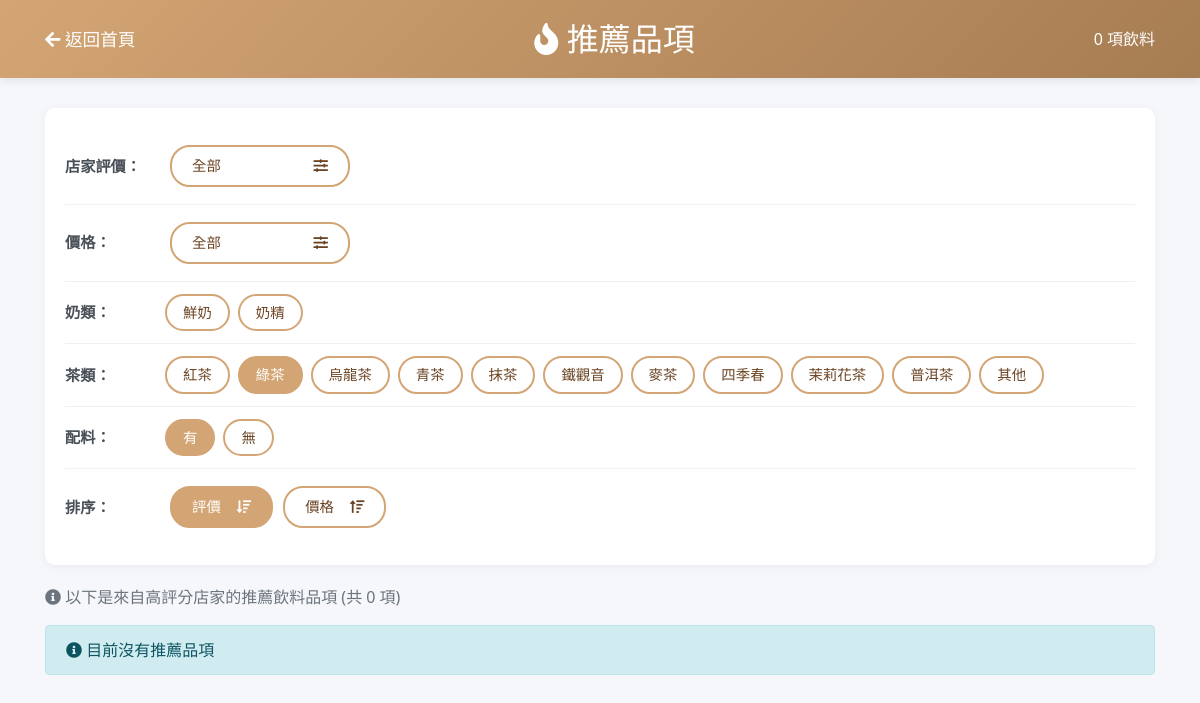
Page /drinks/?rating=&milk_type=&price=&tea_type=green_tea&topping=yes&sort=rating_desc on the earlier database version.
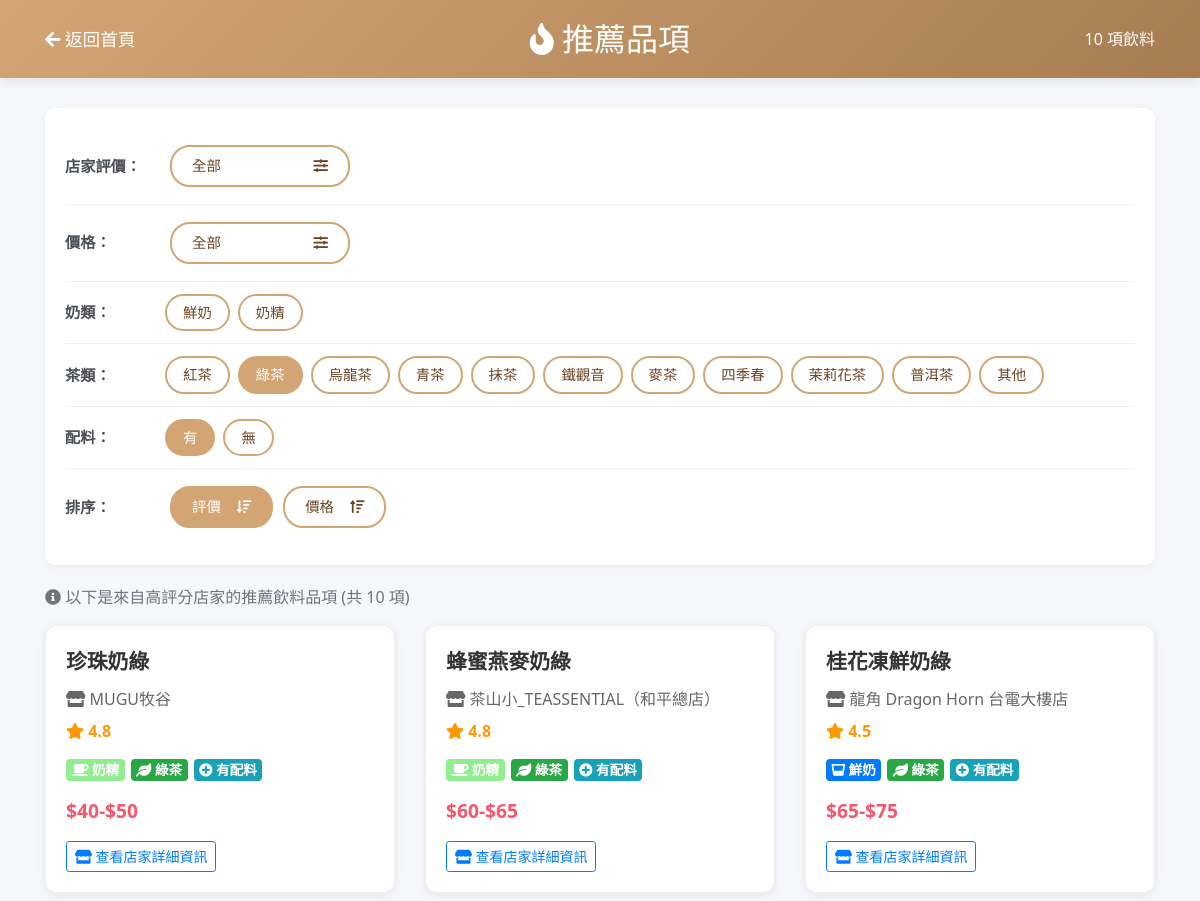
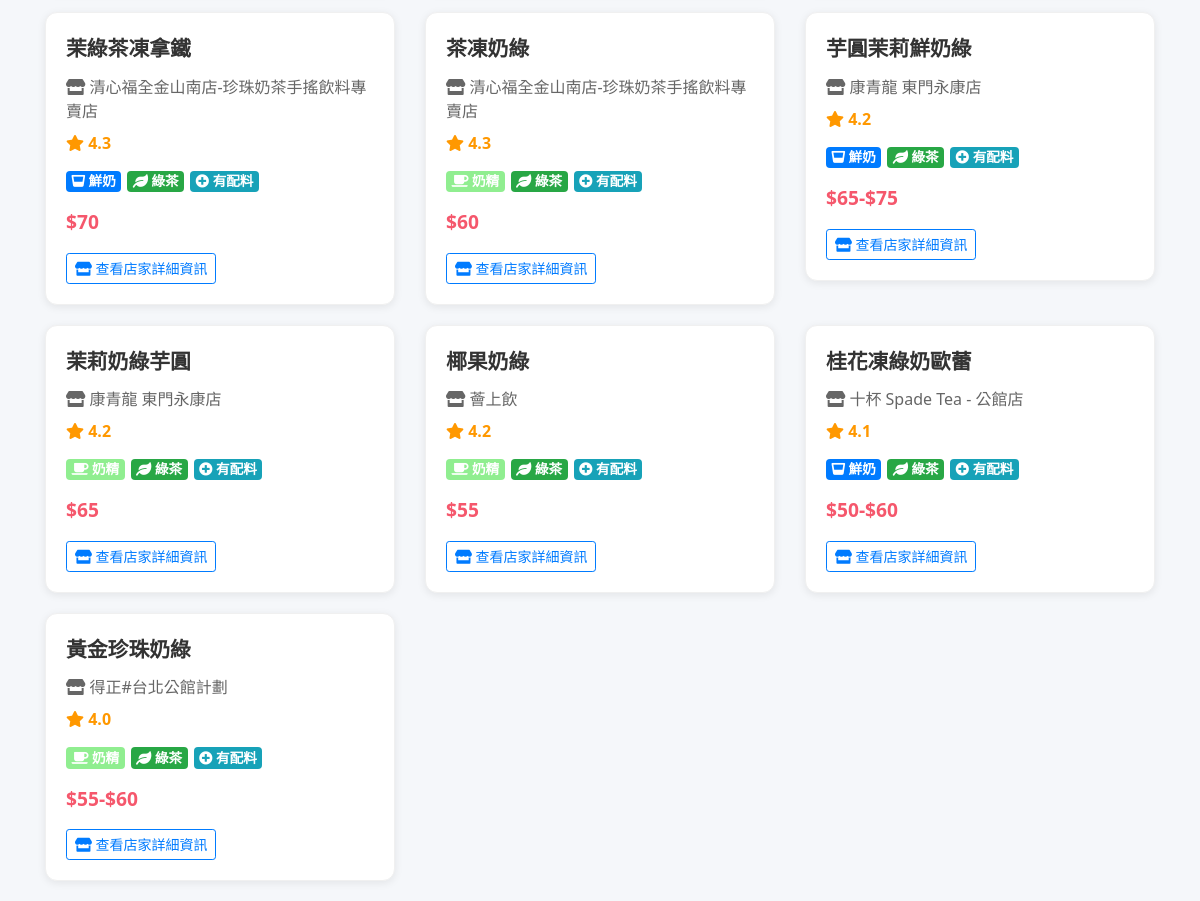
Same page on the later database version (2 pictures, top to bottom).
### polls/models.py (models this page shows, shortened)
class Drink(models.Model):
    MILK_TYPE_CHOICES = [
        ('creamer', '奶精'),
        ('fresh_milk', '鮮奶'),
    ]
    TEA_TYPE_CHOICES = [
        ('black_tea', '紅茶'),
        ('green_tea', '綠茶'),
        ('oolong_tea', '烏龍茶'),
        ('blue_tea', '青茶'),
        ('matcha', '抹茶'),
        ('tieguanyin', '鐵觀音'),
        ('barley_tea', '麥茶'),
        ('season', '四季春'),
        ('jasmine', '茉莉花茶'),
        ('pu_erh', '普洱茶'),
        ('other', '其他')
    ]
    tea_shop = models.ForeignKey(TeaShop, on_delete=models.CASCADE, related_name='drinks', verbose_name='所屬店家')
    name = models.CharField(max_length=100, verbose_name='飲料名稱')
    description = models.TextField(blank=True, null=True, verbose_name='描述')
    milk_type = models.CharField(max_length=20, choices=MILK_TYPE_CHOICES, blank=True, null=True, verbose_name='使用奶類')
    tea_type = models.CharField(max_length=20, choices=TEA_TYPE_CHOICES, blank=True, null=True, verbose_name='茶類')
    topping = models.CharField(max_length=10, choices=[('yes', '有'), ('no', '無')], blank=True, null=True, verbose_name='配料')
    has_medium = models.BooleanField(default=False, verbose_name='有中杯')
    price_medium = models.DecimalField(max_digits=5, decimal_places=0, blank=True, null=True, verbose_name='中杯價格')
    has_large = models.BooleanField(default=False, verbose_name='有大杯')
    price_large = models.DecimalField(max_digits=5, decimal_places=0, blank=True, null=True, verbose_name='大杯價格')
    created_at = models.DateTimeField(auto_now_add=True, verbose_name='建立時間')
    class Meta:
        verbose_name = '飲料品項'
        verbose_name_plural = '飲料品項列表'
        ordering = ['tea_shop', 'name']
    def get_price_range(self):
        prices = []
        if self.has_medium and self.price_medium:
            prices.append(int(self.price_medium))
        if self.has_large and self.price_large:
            prices.append(int(self.price_large))
        if not prices:
            return "價格未定"
        min_price = min(prices)
        max_price = max(prices)
        if min_price == max_price:
            return f"${min_price}"
        return f"${min_price}-${max_price}"

class TeaShop(models.Model):
    place_id = models.CharField(max_length=200, unique=True, verbose_name='Google Place ID')
    name = models.CharField(max_length=200, verbose_name='店名')
    address = models.CharField(max_length=300, verbose_name='地址')
    phone = models.CharField(max_length=50, blank=True, null=True, verbose_name='電話')
    latitude = models.DecimalField(max_digits=10, decimal_places=7, verbose_name='緯度')
    longitude = models.DecimalField(max_digits=10, decimal_places=7, verbose_name='經度')
    rating = models.DecimalField(max_digits=2, decimal_places=1, verbose_name='評分')
    opening_hours = models.TextField(verbose_name='營業時間')
    created_at = models.DateTimeField(auto_now_add=True, verbose_name='建立時間')
    class Meta:
        verbose_name = '奶茶店'
        verbose_name_plural = '奶茶店列表'
        ordering = ['-rating', 'name']  # 按評分降冪、店名排序

### polls/views.py (the view)
# urls.py: path('drinks/', polls_views.recommended_drinks, name='recommended_drinks'),
def recommended_drinks(request):
    rating_filter = request.GET.get('rating', '')
    milk_filter = request.GET.get('milk_type', '')
    price_filter = request.GET.get('price', '')
    tea_filter = request.GET.get('tea_type', '')
    topping_filter = request.GET.get('topping', '')
    sort_by = request.GET.get('sort', 'rating_desc')  # 預設評價由高到低
    drinks = Drink.objects.select_related('tea_shop')
    if rating_filter:
        try:
            min_rating = float(rating_filter)
            drinks = drinks.filter(tea_shop__rating__gte=min_rating)
        except ValueError:
            pass
    else:
        drinks = drinks.filter(tea_shop__rating__gte=4.0)
    if milk_filter:
        drinks = drinks.filter(milk_type=milk_filter)
    if tea_filter:
        drinks = drinks.filter(tea_type=tea_filter)
    if topping_filter:
        drinks = drinks.filter(topping=topping_filter)
    drinks = list(drinks)
    if price_filter == 'under_50':
        drinks = [d for d in drinks if has_price_in_range(d, 0, 50)]
    elif price_filter == '50_80':
        drinks = [d for d in drinks if has_price_in_range(d, 50, 80)]
    elif price_filter == 'over_80':
        drinks = [d for d in drinks if has_price_in_range(d, 80, float('inf'))]
    if sort_by == 'rating_desc' or sort_by == 'rating':
        drinks = sorted(drinks, key=lambda x: x.tea_shop.rating, reverse=True)
    elif sort_by == 'rating_asc':
        drinks = sorted(drinks, key=lambda x: x.tea_shop.rating)
    elif sort_by == 'price_asc':
        drinks = sorted(drinks, key=lambda x: get_min_price(x))
    elif sort_by == 'price_desc':
        drinks = sorted(drinks, key=lambda x: get_max_price(x), reverse=True)
    context = {
        'drinks': drinks[:50],  # 限制顯示數量
        'total_count': len(drinks),
        'rating_filter': rating_filter,
        'milk_filter': milk_filter,
        'price_filter': price_filter,
        'tea_filter': tea_filter,
        'topping_filter': topping_filter,
        'sort_by': sort_by,
    }
    return render(request, 'polls/recommended_drinks.html', context)

### templates/polls/recommended_drinks.html (shortened to what the changed rows need)
<!DOCTYPE html>
<html lang="zh-TW">
<head>
    <link rel="stylesheet" href="https://cdn.jsdelivr.net/npm/bootstrap@4.6.2/dist/css/bootstrap.min.css">
    <link rel="stylesheet" href="https://cdnjs.cloudflare.com/ajax/libs/font-awesome/5.15.4/css/all.min.css">
</head>
<body>
    <div class="header">
        <div class="container">
            <div class="d-flex justify-content-between align-items-center">
                <a href="{% url 'home' %}" class="back-btn">
                    <i class="fas fa-arrow-left"></i> 返回首頁
                </a>
                <h1><i class="fas fa-fire"></i> 推薦品項</h1>
                <div class="text-white">
                    {{ total_count }} 項飲料
                </div>
            </div>
        </div>
    </div>
    <div class="container">
        <div class="mb-3">
            <p class="text-muted">
                <i class="fas fa-info-circle"></i> 以下是來自高評分店家的推薦飲料品項 (共 {{ total_count }} 項)
            </p>
        </div>
        <div class="row">
            {% for drink in drinks %}
            <div class="col-md-6 col-lg-4">
                <div class="drink-card">
                    <div class="drink-name">{{ drink.name }}</div>
                    <div class="drink-shop mb-2">
                        <i class="fas fa-store"></i> {{ drink.tea_shop.name }}
                    </div>
                    <div class="shop-rating mb-3">
                        <i class="fas fa-star"></i> {{ drink.tea_shop.rating }}
                    </div>
                    <div class="mb-3" style="display: flex; flex-wrap: wrap; gap: 6px;">
                        {% if drink.milk_type %}
                        <span class="badge badge-milk-{{ drink.milk_type }}" style="font-size: 0.85rem;">
                            {% if drink.milk_type == 'creamer' %}<i class="fas fa-coffee"></i> 奶精
                            {% elif drink.milk_type == 'fresh_milk' %}<i class="fas fa-glass-whiskey"></i> 鮮奶
                            {% endif %}
                        </span>
                        {% endif %}
                        {% if drink.tea_type %}
                        <span class="badge badge-tea-{{ drink.tea_type }}" style="font-size: 0.85rem;">
                            <i class="fas fa-leaf"></i> {{ drink.get_tea_type_display }}
                        </span>
                        {% endif %}
                        {% if drink.topping == 'yes' %}
                        <span class="badge badge-info" style="font-size: 0.85rem;">
                            <i class="fas fa-plus-circle"></i> 有配料
                        </span>
                        {% endif %}
                    </div>
                    <div class="d-flex justify-content-between align-items-center">
                        <div class="drink-price">{{ drink.get_price_range }}</div>
                    </div>
                    <div class="mt-3">
                        <a href="{% url 'shop_detail' drink.tea_shop.id %}?next={{ request.get_full_path|urlencode }}"
                           class="btn btn-sm btn-outline-primary">
                            <i class="fas fa-store"></i> 查看店家詳細資訊
                        </a>
                    </div>
                </div>
            </div>
            {% empty %}
            <div class="col-12">
                <div class="alert alert-info">
                    <i class="fas fa-info-circle"></i> 目前沒有推薦品項
                </div>
            </div>
            {% endfor %}
        </div>
    </div>
</body>
</html>

Differences in the rows shown:
now on this page (row edited): Drink: name "珍珠奶綠", tea_shop.name "MUGU牧谷", tea_shop.rating "4.8", milk_type "creamer" (drawn), tea_type "綠茶", topping "yes" (drawn), get_price_range "$40-$50"
now on this page (row edited): Drink: name "蜂蜜燕麥奶綠", tea_shop.name "茶山小_TEASSENTIAL（和平總店）", tea_shop.rating "4.8", milk_type "creamer" (drawn), tea_type "綠茶", topping "yes" (drawn), get_price_range "$60-$65"
now on this page (row edited): Drink: name "桂花凍鮮奶綠", tea_shop.name "龍角 Dragon Horn 台電大樓店", tea_shop.rating "4.5", milk_type "fresh_milk" (drawn), tea_type "綠茶", topping "yes" (drawn), get_price_range "$65-$75"
now on this page (row edited): Drink: name "茉綠茶凍拿鐵", tea_shop.name "清心福全金山南店-珍珠奶茶手搖飲料專賣店", tea_shop.rating "4.3", milk_type "fresh_milk" (drawn), tea_type "綠茶", topping "yes" (drawn), get_price_range "$70"
now on this page (row edited): Drink: name "茶凍奶綠", tea_shop.name "清心福全金山南店-珍珠奶茶手搖飲料專賣店", tea_shop.rating "4.3", milk_type "creamer" (drawn), tea_type "綠茶", topping "yes" (drawn), get_price_range "$60"
now on this page (row edited): Drink: name "芋圓茉莉鮮奶綠", tea_shop.name "康青龍 東門永康店", tea_shop.rating "4.2", milk_type "fresh_milk" (drawn), tea_type "綠茶", topping "yes" (drawn), get_price_range "$65-$75"
now on this page (row edited): Drink: name "茉莉奶綠芋圓", tea_shop.name "康青龍 東門永康店", tea_shop.rating "4.2", milk_type "creamer" (drawn), tea_type "綠茶", topping "yes" (drawn), get_price_range "$65"
now on this page (row edited): Drink: name "椰果奶綠", tea_shop.name "薈上飲", tea_shop.rating "4.2", milk_type "creamer" (drawn), tea_type "綠茶", topping "yes" (drawn), get_price_range "$55"
added Drink: name "桂花凍綠奶歐蕾", tea_shop.name "十杯 Spade Tea - 公館店", tea_shop.rating "4.1", milk_type "fresh_milk" (drawn), tea_type "綠茶", topping "yes" (drawn), get_price_range "$50-$60"
now on this page (row edited): Drink: name "黃金珍珠奶綠", tea_shop.name "得正#台北公館計劃", tea_shop.rating "4.0", milk_type "creamer" (drawn), tea_type "綠茶", topping "yes" (drawn), get_price_range "$55-$60"
Other differences:
{{ total_count }}: "0" → "10"
text no longer shown: "目前沒有推薦品項"
